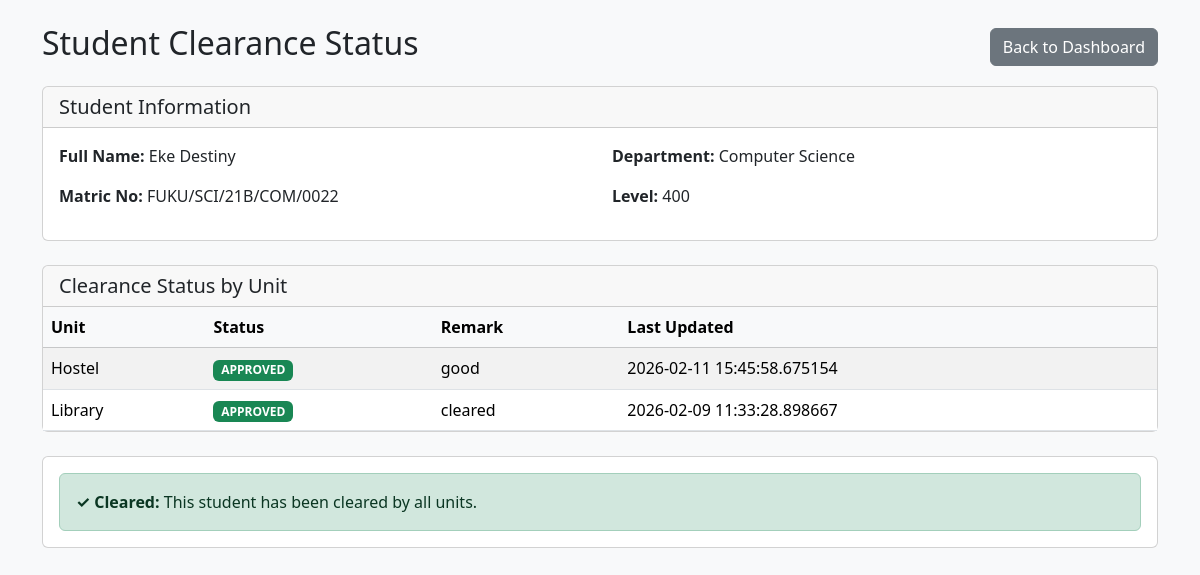
The page /admin/student-status/1 (signed in) on the database its author committed.
### tables this page shows
CREATE TABLE students (
        id INTEGER PRIMARY KEY AUTOINCREMENT,
        user_id INTEGER,
        full_name TEXT,
        matric_no TEXT UNIQUE,
        department TEXT,
        level TEXT
    );

CREATE TABLE clearance_status (
        id INTEGER PRIMARY KEY AUTOINCREMENT,
        student_id INTEGER,
        unit_id INTEGER,
        status TEXT,
        remark TEXT,
        updated_at TEXT
    );

CREATE TABLE units (
        id INTEGER PRIMARY KEY AUTOINCREMENT,
        name TEXT UNIQUE
    );

### app.py (the view)
@app.route("/admin/student-status/<int:student_id>")
@login_required("admin")
def admin_view_student_status(student_id):
    conn = get_db()
    student = conn.execute(
        "SELECT * FROM students WHERE id = ?",
        (student_id,)
    ).fetchone()
    if not student:
        conn.close()
        return "Student not found", 404
    statuses = conn.execute("""
        SELECT units.id AS unit_id, units.name, clearance_status.status, clearance_status.remark, clearance_status.updated_at
        FROM clearance_status
        JOIN units ON clearance_status.unit_id = units.id
        WHERE clearance_status.student_id = ?
        ORDER BY units.name
    """, (student_id,)).fetchall()
    conn.close()
    student_dict = dict(student) if student else {}
    return render_template("admin/view_student_status.html", student=student_dict, statuses=statuses)

### app.py (called while the page is built)
def get_db():
    conn = sqlite3.connect(DB)
    conn.row_factory = sqlite3.Row
    return conn

def login_required(role):
    def wrapper(f):
        @wraps(f)
        def decorated(*args, **kwargs):
            if "role" not in session or session["role"] != role:
                return redirect("/")
            return f(*args, **kwargs)
        return decorated
    return wrapper

### templates/admin/view_student_status.html (shortened to what this page needs)
<!DOCTYPE html>
<html lang="en">
<head>
<link href="https://cdn.jsdelivr.net/npm/bootstrap@5.3.2/dist/css/bootstrap.min.css" rel="stylesheet">
</head>
<body class="bg-light">
<div class="container mt-4">
    <div class="d-flex justify-content-between align-items-center mb-3">
        <h2>Student Clearance Status</h2>
        <a href="{{ url_for('admin_dashboard') }}" class="btn btn-secondary">Back to Dashboard</a>
    </div>
    <div class="card mb-4">
        <div class="card-header">
            <h5 class="mb-0">Student Information</h5>
        </div>
        <div class="card-body">
            <div class="row">
                <div class="col-md-6">
                    <p><strong>Full Name:</strong> {{ student.full_name }}</p>
                    <p><strong>Matric No:</strong> {{ student.matric_no }}</p>
                </div>
                <div class="col-md-6">
                    <p><strong>Department:</strong> {{ student.department }}</p>
                    <p><strong>Level:</strong> {{ student.level }}</p>
                </div>
            </div>
        </div>
    </div>
    <div class="card">
        <div class="card-header">
            <h5 class="mb-0">Clearance Status by Unit</h5>
        </div>
        <div class="card-body p-0">
            <table class="table table-striped mb-0">
                <thead class="table-light">
                    <tr>
                        <th>Unit</th>
                        <th>Status</th>
                        <th>Remark</th>
                        <th>Last Updated</th>
                    </tr>
                </thead>
                <tbody>
                {% if statuses %}
                    {% for status in statuses %}
                    <tr>
                        <td>{{ status.name }}</td>
                        <td>
                            {% if status.status == 'approved' %}
                                <span class="badge bg-success">{{ status.status|upper }}</span>
                            {% elif status.status == 'rejected' %}
                                <span class="badge bg-danger">{{ status.status|upper }}</span>
                            {% else %}
                                <span class="badge bg-warning">{{ status.status|upper }}</span>
                            {% endif %}
                        </td>
                        <td>{{ status.remark or '-' }}</td>
                        <td>{{ status.updated_at or '-' }}</td>
                    </tr>
                    {% endfor %}
                {% else %}
                    <tr>
                        <td colspan="4" class="text-center text-muted">No clearance status records found</td>
                    </tr>
                {% endif %}
                </tbody>
            </table>
        </div>
    </div>
    {% if statuses %}
    <div class="card mt-4">
        <div class="card-body">
            {% set all_approved = statuses|selectattr('status', 'equalto', 'approved')|list|length == statuses|length %}
            {% if all_approved %}
                <div class="alert alert-success mb-0">
                    <strong>✓ Cleared:</strong> This student has been cleared by all units.
                </div>
            {% elif statuses|selectattr('status', 'equalto', 'rejected')|list|length > 0 %}
                <div class="alert alert-danger mb-0">
                    <strong>✗ Not Cleared:</strong> This student has been rejected by one or more units.
                </div>
            {% else %}
                <div class="alert alert-warning mb-0">
                    <strong>⏳ Pending:</strong> Some units are still reviewing this student's clearance.
                </div>
            {% endif %}
        </div>
    </div>
    {% endif %}
</div>
</body>
</html>

### rows shown on the page
students: full_name "Eke Destiny", matric_no "FUKU/SCI/21B/COM/0022", department "Computer Science", level "400"
clearance_status: name "Hostel", status "APPROVED", remark "good", updated_at "2026-02-11 15:45:58.675154"
clearance_status: name "Library", status "APPROVED", remark "cleared", updated_at "2026-02-09 11:33:28.898667"
